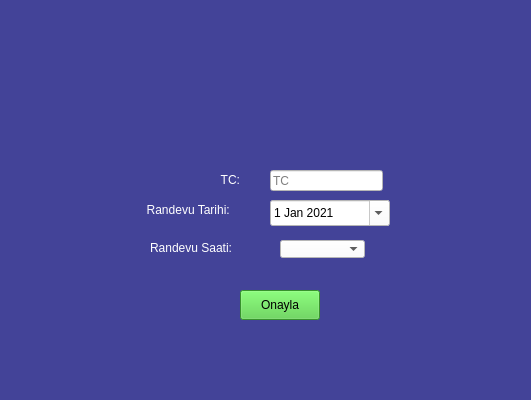
<?xml version="1.0" encoding="UTF-8"?>
<ui version="4.0">
 <class>Form</class>
 <widget class="QWidget" name="Form">
  <property name="geometry">
   <rect>
    <x>0</x>
    <y>0</y>
    <width>531</width>
    <height>400</height>
   </rect>
  </property>
  <property name="minimumSize">
   <size>
    <width>531</width>
    <height>400</height>
   </size>
  </property>
  <property name="maximumSize">
   <size>
    <width>531</width>
    <height>400</height>
   </size>
  </property>
  <property name="windowTitle">
   <string>Hasta Sil</string>
  </property>
  <property name="styleSheet">
   <string notr="true">background-color: rgb(67, 67, 152);</string>
  </property>
  <widget class="QLineEdit" name="tc_lineEdit">
   <property name="geometry">
    <rect>
     <x>270</x>
     <y>170</y>
     <width>113</width>
     <height>21</height>
    </rect>
   </property>
   <property name="styleSheet">
    <string notr="true">background-color: rgb(255, 255, 255);</string>
   </property>
   <property name="placeholderText">
    <string>TC</string>
   </property>
  </widget>
  <widget class="QLabel" name="label_5">
   <property name="geometry">
    <rect>
     <x>140</x>
     <y>170</y>
     <width>100</width>
     <height>20</height>
    </rect>
   </property>
   <property name="minimumSize">
    <size>
     <width>25</width>
     <height>16</height>
    </size>
   </property>
   <property name="maximumSize">
    <size>
     <width>100</width>
     <height>20</height>
    </size>
   </property>
   <property name="styleSheet">
    <string notr="true">color: rgb(255, 255, 255);</string>
   </property>
   <property name="text">
    <string>TC:</string>
   </property>
   <property name="alignment">
    <set>Qt::AlignRight|Qt::AlignTrailing|Qt::AlignVCenter</set>
   </property>
  </widget>
  <widget class="QLabel" name="label_3">
   <property name="geometry">
    <rect>
     <x>140</x>
     <y>200</y>
     <width>100</width>
     <height>20</height>
    </rect>
   </property>
   <property name="minimumSize">
    <size>
     <width>25</width>
     <height>16</height>
    </size>
   </property>
   <property name="maximumSize">
    <size>
     <width>100</width>
     <height>20</height>
    </size>
   </property>
   <property name="styleSheet">
    <string notr="true">color: rgb(255, 255, 255);</string>
   </property>
   <property name="text">
    <string>  Randevu Tarihi:</string>
   </property>
  </widget>
  <widget class="QPushButton" name="onayla_Btn">
   <property name="geometry">
    <rect>
     <x>240</x>
     <y>290</y>
     <width>80</width>
     <height>30</height>
    </rect>
   </property>
   <property name="sizePolicy">
    <sizepolicy hsizetype="Fixed" vsizetype="Fixed">
     <horstretch>0</horstretch>
     <verstretch>0</verstretch>
    </sizepolicy>
   </property>
   <property name="minimumSize">
    <size>
     <width>30</width>
     <height>24</height>
    </size>
   </property>
   <property name="maximumSize">
    <size>
     <width>80</width>
     <height>30</height>
    </size>
   </property>
   <property name="styleSheet">
    <string notr="true">background-color: rgb(77, 204, 62);</string>
   </property>
   <property name="text">
    <string>Onayla</string>
   </property>
  </widget>
  <widget class="QLabel" name="label_4">
   <property name="geometry">
    <rect>
     <x>150</x>
     <y>240</y>
     <width>91</width>
     <height>16</height>
    </rect>
   </property>
   <property name="minimumSize">
    <size>
     <width>40</width>
     <height>16</height>
    </size>
   </property>
   <property name="maximumSize">
    <size>
     <width>120</width>
     <height>20</height>
    </size>
   </property>
   <property name="styleSheet">
    <string notr="true">color: rgb(255, 255, 255);</string>
   </property>
   <property name="text">
    <string>Randevu Saati:</string>
   </property>
  </widget>
  <widget class="QLabel" name="label_2">
   <property name="geometry">
    <rect>
     <x>240</x>
     <y>50</y>
     <width>81</width>
     <height>81</height>
    </rect>
   </property>
   <property name="minimumSize">
    <size>
     <width>81</width>
     <height>81</height>
    </size>
   </property>
   <property name="maximumSize">
    <size>
     <width>81</width>
     <height>81</height>
    </size>
   </property>
   <property name="text">
    <string/>
   </property>
   <property name="pixmap">
    <pixmap>../Icons/delete.png</pixmap>
   </property>
   <property name="scaledContents">
    <bool>true</bool>
   </property>
  </widget>
  <widget class="QDateEdit" name="tarih_dateEdit">
   <property name="geometry">
    <rect>
     <x>270</x>
     <y>200</y>
     <width>120</width>
     <height>26</height>
    </rect>
   </property>
   <property name="maximumSize">
    <size>
     <width>120</width>
     <height>28</height>
    </size>
   </property>
   <property name="styleSheet">
    <string notr="true">background-color: rgb(255, 255, 255);</string>
   </property>
   <property name="calendarPopup">
    <bool>true</bool>
   </property>
   <property name="date">
    <date>
     <year>2021</year>
     <month>1</month>
     <day>1</day>
    </date>
   </property>
  </widget>
  <widget class="QComboBox" name="saat_comboBox">
   <property name="geometry">
    <rect>
     <x>280</x>
     <y>240</y>
     <width>85</width>
     <height>18</height>
    </rect>
   </property>
   <property name="maximumSize">
    <size>
     <width>90</width>
     <height>16777215</height>
    </size>
   </property>
   <property name="styleSheet">
    <string notr="true">background-color: rgb(255, 255, 255);
color: rgb(0, 0, 0);</string>
   </property>
  </widget>
 </widget>
 <resources/>
 <connections/>
</ui>
